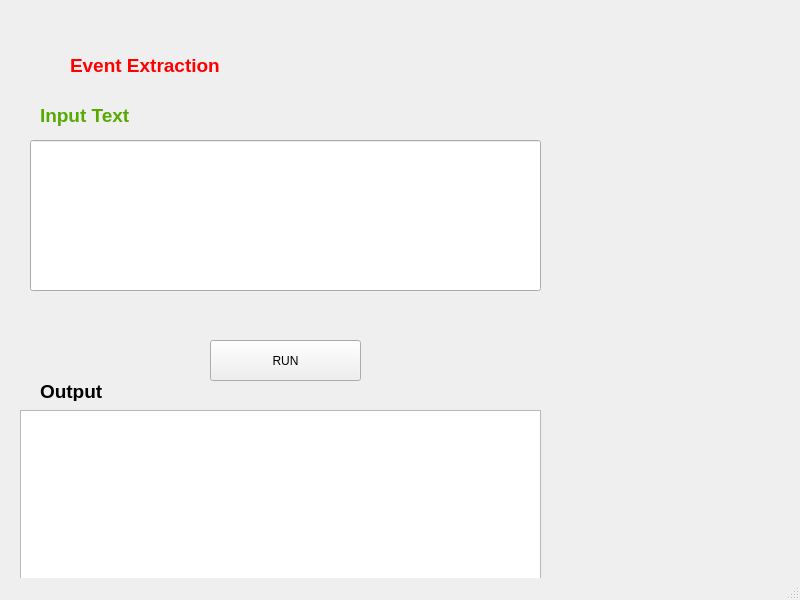
<?xml version="1.0" encoding="UTF-8"?>
<ui version="4.0">
 <class>MainWindow</class>
 <widget class="QMainWindow" name="MainWindow">
  <property name="geometry">
   <rect>
    <x>0</x>
    <y>0</y>
    <width>800</width>
    <height>600</height>
   </rect>
  </property>
  <property name="windowTitle">
   <string>Event Extraction</string>
  </property>
  <widget class="QWidget" name="centralwidget">
   <widget class="QLabel" name="eventextraction">
    <property name="geometry">
     <rect>
      <x>70</x>
      <y>40</y>
      <width>311</width>
      <height>51</height>
     </rect>
    </property>
    <property name="text">
     <string>&lt;html&gt;&lt;head/&gt;&lt;body&gt;&lt;p&gt;&lt;span style=&quot; font-size:14pt; font-weight:600; color:#ff0000;&quot;&gt;Event Extraction&lt;/span&gt;&lt;/p&gt;&lt;/body&gt;&lt;/html&gt;</string>
    </property>
   </widget>
   <widget class="QLineEdit" name="lineEdit">
    <property name="geometry">
     <rect>
      <x>30</x>
      <y>140</y>
      <width>511</width>
      <height>151</height>
     </rect>
    </property>
   </widget>
   <widget class="QLabel" name="input">
    <property name="geometry">
     <rect>
      <x>40</x>
      <y>100</y>
      <width>211</width>
      <height>31</height>
     </rect>
    </property>
    <property name="text">
     <string>&lt;html&gt;&lt;head/&gt;&lt;body&gt;&lt;p&gt;&lt;span style=&quot; font-size:14pt; font-weight:600; color:#55aa00;&quot;&gt;Input Text&lt;/span&gt;&lt;/p&gt;&lt;/body&gt;&lt;/html&gt;</string>
    </property>
   </widget>
   <widget class="QPushButton" name="pushme">
    <property name="geometry">
     <rect>
      <x>210</x>
      <y>340</y>
      <width>151</width>
      <height>41</height>
     </rect>
    </property>
    <property name="text">
     <string>RUN</string>
    </property>
   </widget>
   <widget class="QPlainTextEdit" name="plainTextEdit">
    <property name="geometry">
     <rect>
      <x>20</x>
      <y>410</y>
      <width>521</width>
      <height>171</height>
     </rect>
    </property>
    <property name="readOnly">
     <bool>true</bool>
    </property>
   </widget>
   <widget class="QLabel" name="output">
    <property name="geometry">
     <rect>
      <x>40</x>
      <y>380</y>
      <width>131</width>
      <height>21</height>
     </rect>
    </property>
    <property name="text">
     <string>&lt;html&gt;&lt;head/&gt;&lt;body&gt;&lt;p&gt;&lt;span style=&quot; font-size:14pt; font-weight:600;&quot;&gt;Output&lt;/span&gt;&lt;/p&gt;&lt;/body&gt;&lt;/html&gt;</string>
    </property>
   </widget>
  </widget>
  <widget class="QMenuBar" name="menubar">
   <property name="geometry">
    <rect>
     <x>0</x>
     <y>0</y>
     <width>800</width>
     <height>21</height>
    </rect>
   </property>
  </widget>
  <widget class="QStatusBar" name="statusbar"/>
 </widget>
 <resources/>
 <connections/>
</ui>
